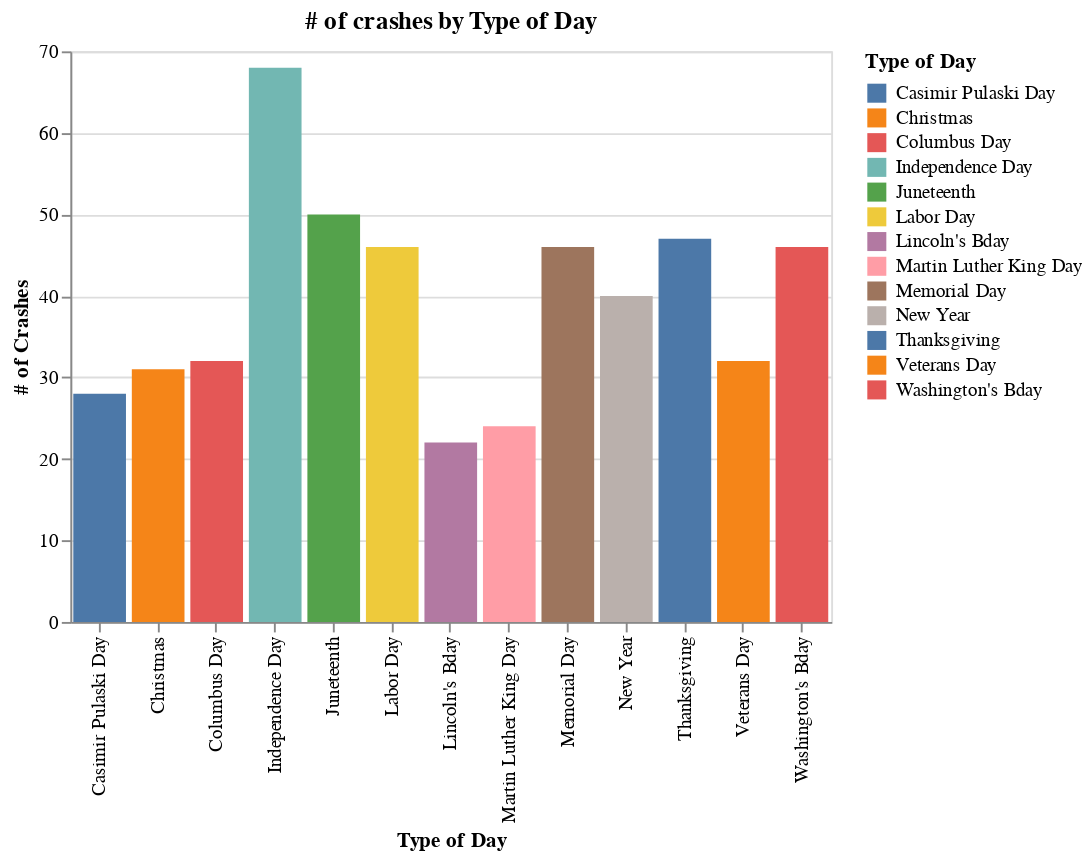

Write notebook code for a chart like this one.
### Code cell
# Create an Altair bar chart to visualize the counts
chart = alt.Chart(filtered_data).mark_bar().encode(
    x=alt.X('Type_of_day:N', title='Type of Day'),
    y=alt.Y('Number of crashes:Q', title='# of Crashes'),
    color=alt.Color('Type_of_day:N', title='Type of Day')
).properties(
    title='# of crashes by Type of Day',
    width=400,  # Adjust the width as needed
    height=300   # Adjust the height as needed
)

chart

### Figure 1 — Vega-Lite specification as saved in the notebook (floating-point values rounded to 4 significant figures)
{"config": {"view": {"continuousWidth": 400, "continuousHeight": 300}}, "data": {"name": "data-b711c6dce9fd70cac6151077257abde4"}, "mark": "bar", "encoding": {"color": {"field": "Type_of_day", "title": "Type of Day", "type": "nominal"}, "x": {"field": "Type_of_day", "title": "Type of Day", "type": "nominal"}, "y": {"field": "Number of crashes", "title": "# of Crashes", "type": "quantitative"}}, "height": 300, "title": "# of crashes by Type of Day", "width": 400, "$schema": "https://vega.github.io/schema/vega-lite/v4.17.0.json", "datasets": {"data-b711c6dce9fd70cac6151077257abde4": [{"Type_of_day": "Casimir Pulaski Day", "INJURIES_INCAPACITATING": 28.0, "INJURIES_FATAL": 2.0, "Number of crashes": 28}, {"Type_of_day": "Christmas", "INJURIES_INCAPACITATING": 30.0, "INJURIES_FATAL": 3.0, "Number of crashes": 31}, {"Type_of_day": "Columbus Day", "INJURIES_INCAPACITATING": 32.0, "INJURIES_FATAL": 1.0, "Number of crashes": 32}, {"Type_of_day": "Independence Day", "INJURIES_INCAPACITATING": 78.0, "INJURIES_FATAL": 5.0, "Number of crashes": 68}, {"Type_of_day": "Juneteenth", "INJURIES_INCAPACITATING": 47.0, "INJURIES_FATAL": 5.0, "Number of crashes": 50}, {"Type_of_day": "Labor Day", "INJURIES_INCAPACITATING": 57.0, "INJURIES_FATAL": 1.0, "Number of crashes": 46}, {"Type_of_day": "Lincoln's Bday", "INJURIES_INCAPACITATING": 23.0, "INJURIES_FATAL": 1.0, "Number of crashes": 22}, {"Type_of_day": "Martin Luther King Day", "INJURIES_INCAPACITATING": 26.0, "INJURIES_FATAL": 0.0, "Number of crashes": 24}, {"Type_of_day": "Memorial Day", "INJURIES_INCAPACITATING": 50.0, "INJURIES_FATAL": 1.0, "Number of crashes": 46}, {"Type_of_day": "New Year", "INJURIES_INCAPACITATING": 44.0, "INJURIES_FATAL": 2.0, "Number of crashes": 40}, {"Type_of_day": "Thanksgiving", "INJURIES_INCAPACITATING": 50.0, "INJURIES_FATAL": 6.0, "Number of crashes": 47}, {"Type_of_day": "Veterans Day", "INJURIES_INCAPACITATING": 34.0, "INJURIES_FATAL": 1.0, "Number of crashes": 32}, {"Type_of_day": "Washington's Bday", "INJURIES_INCAPACITATING": 49.0, "INJURIES_FATAL": 2.0, "Number of crashes": 46}]}}
